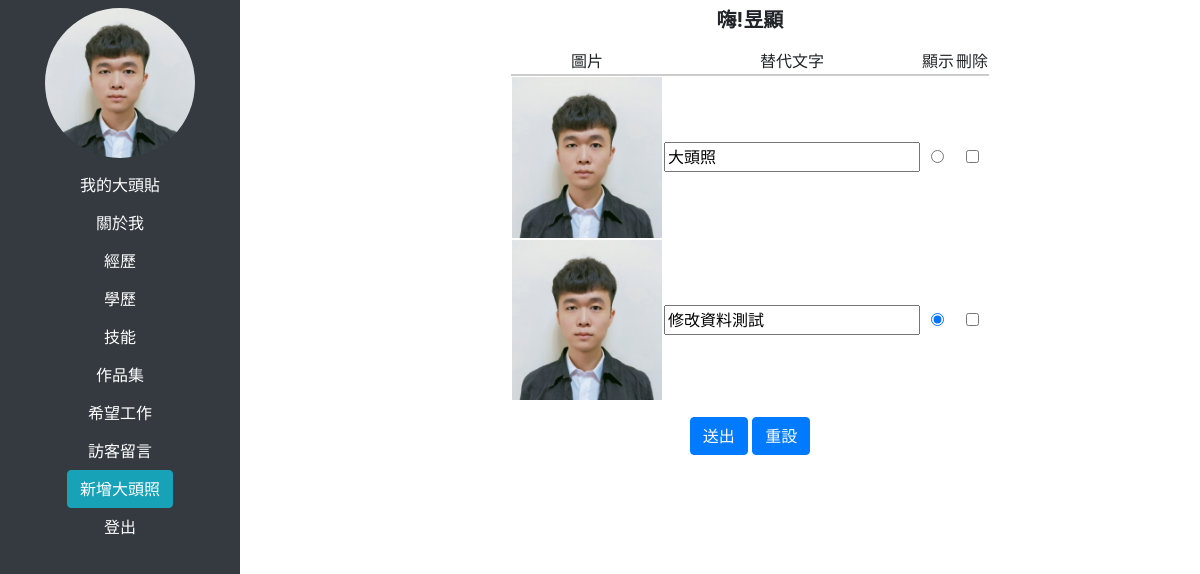
/backend.php (signed in), run on the app's committed database.
### tables this page shows
CREATE TABLE `resume_img` (
  `id` int(10) UNSIGNED NOT NULL,
  `img` varchar(64) NOT NULL COMMENT '圖片',
  `text` text NOT NULL COMMENT '替代文字',
  `sh` tinyint(1) NOT NULL COMMENT '顯示'
);

### base.php (called while the page is built, shortened)
<?php
    $addstr=[
        'img'=>'新增大頭照',
        'about'=>'新增關於我',
        'exp'=>'新增經歷',
        'exp_e'=>'新增學歷',
        'skill'=>'新增技能',
        'works'=>'新增作品集',
        'contact'=>'新增聯絡我'
    ];
    $Img=new DB("resume_img");
    class DB{
        protected $table;
        protected $dsn="mysql:host=localhost;dbname=s1090413;charset=utf8";
        protected $pdo;
        function __construct($table)
        {
            $this->table=$table;
            $this->pdo=new PDO($this->dsn,'root','');
        }
        function all(...$arg){
            $sql="select * from $this->table";
            return $this->pdo->query($sql)->fetchAll();
        }
        function find($id){
            $sql="select *  from $this->table";
            if(is_array($id)){
                foreach($id as $key=>$value){
                    $tmp[]=sprintf("`%s`='%s'",$key,$value);
                }
                $sql.=" where ".implode("&&",$tmp);
            }else{
                $sql.=" where `id`='${id}'";
            }
            return $this->pdo->query($sql)->fetch(PDO::FETCH_ASSOC);
        }
    }
?>

### backend/img.php (the view, shortened to what this page needs)
<table class="mx-auto">
    <thead>
        <td>圖片</td>
        <td>替代文字</td>
        <td>顯示</td>
        <td>刪除</td>
    </thead>
    <?php
    $rows = $Img->all();
    foreach ($rows as $row) {
    ?><tr>
            <td><img src="img/<?= $row['img']; ?>" style="width: 150px;"></td>
            <td><input type="text" name="text[]" value="<?= $row['text']; ?>"></td>
            <td><input type="radio" name="sh" value="<?= $row['id']; ?>" <?= ($row['sh'] == 1) ? "checked" : ""; ?>></td>
            <td><input type="checkbox" name="del[]" value="<?= $row['id']; ?>">
            </td>
        </tr>
    <?php
    }
    ?>
</table>

### backend.php (shortened to what this page needs)
<?php
include_once "base.php";
$do = isset($_GET['do']) ? $_GET['do'] : "img";
$file = "backend/" . $do . ".php";
?>
<!DOCTYPE html>
<html lang="en">
<head>
    <link rel="stylesheet" href="plugin/bootstrap.min.css">
</head>
<body>
    <aside class="user bg-dark">
        <img src="img/<?= $Img->find(['sh' => 1])['img']; ?>" class="rounded mx-auto d-block rounded-circle my-2 d-block" style="width:150px;height:150px">
        <a class="btn" href="?do=img">我的大頭貼</a>
        <a class="btn" href="?do=about">關於我</a>
        <a class="btn" href="?do=exp">經歷</a>
        <a class="btn" href="?do=exp_e">學歷</a>
        <a class="btn" href="?do=skill">技能</a>
        <a class="btn" href="?do=works">作品集</a>
        <a class="btn" href="?do=job">希望工作</a>
        <a class="btn" href="?do=visitors">訪客留言</a>
        <?php
        if ($do != 'job' && $do != 'visitors') {
        ?>
            <button type="button" class="btn btn-info mx-auto" data-toggle="modal" data-target="#exp" id="click">
                <?= $addstr[$do]; ?>
            </button>
        <?php
        }
        ?>
        <a class="btn" href="api/logout.php">登出</a>
    </aside>
    <section class="container mx-auto w-75 float-right text-center mt-2 main">
        <h5 class="font-weight-bold pb-2">嗨!<?=$_SESSION['login'];?></h5>
        <form action="api/edit.php" method="post">
            <?php
            if (file_exists($file)) {
                include $file;
            } else {
                include "backend/img.php";
            }
            ?>
            <div>
                <div class="mt-3">
                    <button class="btn btn-primary" type="submit">送出</button>
                    <button class="btn btn-primary" type="reset">重設</button>
                </div>
        </form>
    </section>
</body>
</html>

### backend.php (style rules this page uses)
.user { position: absolute; top: 0; left: 0; bottom: 0; width: 20%; text-align: center; background: #ccc; }
.user a { text-align: center; color: white; display: block; }
.main thead { border-bottom: 2px solid #ccc; }

### data on the page
resume_img: img (picture), text "修改資料測試", sh "☑"
resume_img: img (picture), text "大頭照"

### other printed values
$addstr[$do] "新增大頭照"
$_SESSION['login'] "昱顯"
